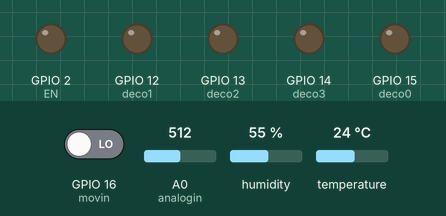
Simulated run of this sketch. Board: ESP8266 (NodeMCU). On the bench: output pins drawn as LEDs (lit = HIGH). The inputs (shaded band) are chosen by the test bench; at power-on: GPIO 16 (movin) LOW, A0 (analogin) = 512, humidity 55 %, temperature 24 °C. WiFi joins after 1.5 s; servers stay silent unless stated; what the sketch prints to the serial monitor is not drawn.

Above: at 1.56 s.
At 31.6 s:
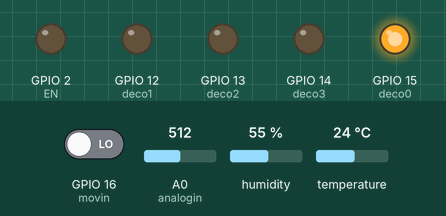
Timing chart, 0 to 79.8 s (numbered marks = the images above):
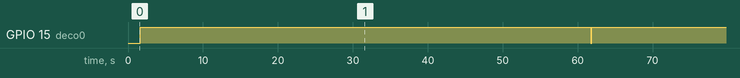

The sketch:

conexionBD.ino
```cpp
/*
  pyme escuadron alfa lobo dinamita buena onda

*/

#include <ESP8266WiFi.h>
#include <ESP8266HTTPClient.h>
#include <WiFiClient.h>


#include "DHT.h"        // para sensor de humedad y temperatura
#define DHTTYPE DHT11   // objeto de tipo DHT11
// PINES
const int DHTPin = 5;  //Comunicación de datos en el pin 5 (GPIO 5 -- D1)
const int movin = 16; //pin digital D0 lectura del sensor de movimiento
const char analogin = A0; //entrada del mx

//PINES DENTRADA AL MULTIPLEXER
const int sigin = 0;//corresponde al pin D3 salida del mx

const int deco0 = 15;//corresponde al pin D8
const int deco1 = 12;//corresponde al pin D6
const int deco2 = 13;//corresponde al pin D7
const int deco3 = 14;//corresponde al pin D5

//const int SLALT = 4;//corresponde al pin D2

const int EN = 2;//corresponde al pin D4

//variables para el acondicionamieto de variables a transmitir
int contmin = 0, mov = 0;//contmin lleva la cuenta de los minutos
float arrhum[30], promhum, sumhum;
float arrgas[30], promgas, sumgas;
float arrc[30], promc, sumc;
float arrtemp[30], promtemp, sumtemp;


// Iniciando sensor
DHT dht(DHTPin, DHTTYPE);
// Variables temporales
static float celsiusTemp;
static float fahrenheitTemp;
static float humidityTemp;
static float movimiento;
static float gasNatural;
static float CO2;


// Replace with your network credentials
const char* ssid     = "SPEEDY-A4B201";
const char* password = "12345678";

// REPLACE with your Domain name and URL path or IP address with path
const char* serverName = "http://sensorcasasj.000webhostapp.com/post-esp-data.php";

// Keep this API Key value to be compatible with the PHP code provided in the project page.
// If you change the apiKeyValue value, the PHP file /post-esp-data.php also needs to have the same key
String apiKeyValue = "tPmAT5Ab3j7F9";


//String sensorName = "dht11";
//String sensorLocation = "casa";


void setup() {
  Serial.begin(115200);

  dht.begin();//humedad y temperatura

  //setup de los pines
  pinMode(movin, INPUT); //pin digital 7 entradada sensor mov
  //mx
  pinMode(sigin, INPUT);
  pinMode(deco0, OUTPUT);
  pinMode(deco1, OUTPUT);
  pinMode(deco2, OUTPUT);
  pinMode(deco3, OUTPUT);
  pinMode(EN, OUTPUT);

  WiFi.begin(ssid, password);
  Serial.println("Connecting");
  while (WiFi.status() != WL_CONNECTED) {
    delay(500);
    Serial.print(".");
  }
  Serial.println("");
  Serial.print("Connected to WiFi network with IP Address: ");
  Serial.println(WiFi.localIP());

}

void loop() {
 // Check WiFi connection status
  if (WiFi.status() == WL_CONNECTED) {
    HTTPClient http;
    WiFiClient client;


    //************SENSADO Y VERIFICACION DE LECTURAS CONFIABLES**********************//

    //SENSADO DE HUMEDAD Y TEMPERATURA
    //lectura de humedad
    float h = dht.readHumidity();

    if (isnan(h) || h > 90 || h < 20  ) {//verifica que el valor sea un numero y que este dentro del rango de lectura del sensor
      //no se guarda el dato
      Serial.println("lectura de humedad erronea");
    } else {
      //corro los valores en el arreglo
      for (int i = 0; i < 29; i++) { //recorro hasta el último menos uno(actualizo arreglo)
        arrhum[i] = arrhum[i + 1];
      }
      arrhum[29] = h;
    }


    // Leyendo temperatura en Celsius (es la unidad de medición por defecto)
    celsiusTemp = dht.readTemperature();

    if (isnan(celsiusTemp) || celsiusTemp > 50 || celsiusTemp < 0  ) {
      //no se guarda el dato
      Serial.println("lectura de temperatura erronea");
    } else {
      //corro los valores en el arreglo
      for (int i = 0; i < 29; i++) { //recorro hasta el último menos uno
        arrtemp[i] = arrtemp[i + 1];
      }
      arrtemp[29] = celsiusTemp;
    }


    //SENSADO DE MOVIMIENTO
    int estadomov = (digitalRead(movin));

    if (estadomov == 1) {
      mov = 1;
    }


    //ENTRADA ANALÓGICA
    digitalWrite(EN, LOW); //habilitacion del multiplexer activo en bajo


    //SENSADO DE GAS NATURAL
    //Elijo la entrada del mx C0, correspondiente al sensor MQ4
    digitalWrite(deco0, LOW);
    digitalWrite(deco1, LOW);
    digitalWrite(deco2, LOW);
    digitalWrite(deco3, LOW);
    delay(50);// espero a que la salida sea estable
    int gascad = analogRead(analogin);
    float gasten = (gascad * 3.3) / 1024;
    gasNatural = 661.4 * (gasten * gasten * gasten) - 2514.4 * (gasten * gasten) + 2669.3 * gasten - 12.7; //ecuación para sensor de gas natural
    delay(50);// espero lectura sea confiable
//      SENSOR DE GAS BUTANO AJUSTE DE VALORES mq6 ---> ("JDG")/*************/
//    int gasBcad = analogRead(analogin);
//    float gasBten = (gasBten*3.3)/1024;
//    gasNatural = 45*(gasBten*gasBten*gasBten*gasBten*gasBten*gasBten*gasBten) - 672*(gasBten*gasBten*gasBten*gasBten*gasBten*gasBten) + 3979*(gasBten*gasBten*gasBten*gasBten*gasBten) - 11956*(gasBten*gasBten*gasBten*gasBten) + 19222*(gasBten*gasBten*gasBten) - 15692*(gasBte*gasBten) + 5313 *(gasBten);
//    delay(50);
// if (isnan(gasNatural) || gasNatural < 300 || gasNatural > 10000  ) {
//      //no se guarda el dato
//      Serial.println("error en la lectura de consentracion gas");
//    } else {
//      //corro los valores en el arreglo
//      for (int i = 0; i < 29; i++) { //recorro hasta el último menos uno
//        arrgas[i] = arrgas[i + 1];
//      }
//      arrgas[29] = gasNatural;
//    }
    /**********************/
    if (isnan(gasNatural) || gasNatural < 300 || gasNatural > 10000  ) {
      //no se guarda el dato
      Serial.println("error en la lectura de consentracion gas");
    } else {
      //corro los valores en el arreglo
      for (int i = 0; i < 29; i++) { //recorro hasta el último menos uno
        arrgas[i] = arrgas[i + 1];
      }
      arrgas[29] = gasNatural;
    }


    //SENSADO DE CO2
    //Elijo la entrada del mx C1, correspondiente al sensor MQ7
    digitalWrite(deco0, HIGH);
    digitalWrite(deco1, LOW);
    digitalWrite(deco2, LOW);
    digitalWrite(deco3, LOW);
    delay(50);// espero a que la salida sea estable
    int co2cad = analogRead(analogin);
    float co2ten = (co2cad * 3.3) / 1024;
    CO2 = - 0.7 * (co2ten * co2ten * co2ten * co2ten * co2ten* co2ten * co2ten * co2ten) + 17.9 * (co2ten * co2ten * co2ten * co2ten * co2ten * co2ten * co2ten) - 170.2 * (co2ten * co2ten * co2ten * co2ten * co2ten * co2ten) + 828.7 * (co2ten * co2ten * co2ten * co2ten *co2ten) - 2249.3 * (co2ten * co2ten * co2ten * co2ten) + 3412.5 * (co2ten * co2ten *co2ten) - 2678.1 *(co2ten * co2ten) + 849.3 * co2ten;
    delay(50);// espero lectura sea confiable
//    SENSOR DE CALIDAD DE AIRE mq135 -->> ("JDG")
//        int co2Bcad = analogRead(analogin);
//        float co2Bten = (co2Bcad*3.3)/1024;
//        CO2 = -17.3*(co2Bten*co2Bten*co2Bten*co2Bten*co2Bten*co2Bten*co2Bten)+249.3*(co2Bten*co2Bten*co2Bten*co2Bten*co2Bten*co2Bten)-1338.9*(co2Bten*co2Bten*co2Bten*co2Bten*co2Bten)+3471.7*(co2Bten*co2Bten*co2Bten*co2Bten)-4553.7*(co2Bten*co2Bten*co2Bten)+2826.5*(co2Bten*co2Bten)-562.6*(co2Bten);
//        delay(50);
//    if (isnan(CO2) || CO2 < 10 || CO2 > 1000 ) {
//      //no se guarda el dato
//      Serial.println("error en la lectura de consentracion CO2");
//    } else {
//      //corro los valores en el arreglo
//      for (int i = 0; i < 29; i++) { //recorro hasta el último menos uno
//        arrc[i] = arrc[i + 1];
//      }
//      arrc[29] = CO2;
//    }

    if (isnan(CO2) || CO2 < 10 || CO2 > 500 ) {
      //no se guarda el dato
      Serial.println("error en la lectura de consentracion CO2");
    } else {
      //corro los valores en el arreglo
      for (int i = 0; i < 29; i++) { //recorro hasta el último menos uno
        arrc[i] = arrc[i + 1];
      }
      arrc[29] = CO2;
    }


  //************CALCULO DE PROMEDIOS Y TRANSMICION DE DATOS**********************//
    Serial.print("minuto: ");
    Serial.println(contmin);
    if (contmin == 29) {
      Serial.println("transmision de 30 min");
      //acondicionamiento temperatura
      for (int i = 0; i < 30; i++) {
        sumtemp = sumtemp + arrtemp[i];
      }
      promtemp = sumtemp / 30;

      //condicionamiento de humedad
      for (int i = 0; i < 30; i++) {
        sumhum = sumhum + arrhum[i];
      }
      promhum = sumhum / 30;

      //acondicionamiento de movimiento
      //solo se transmite la variable mov

      //acondicionamiento de gas
      for (int i = 0; i < 30; i++) {
        sumgas = sumgas + arrgas[i];
      }
      promgas = sumgas / 30;

     //acondicionamiento de co2
     for (int i = 0; i < 30; i++) {
        sumc = sumc + arrc[i];
      }
      promc = sumc / 30;

      // Prepare your HTTP POST request data

      String httpRequestData = "api_key=" + apiKeyValue + "&temp=" + promtemp + "&hum=" + promhum + "&mov=" + mov + "&gas=" + promgas + "&aire=" + promc + "";


      // String httpRequestData = "api_key=" + apiKeyValue + "&sensor=" + sensorName + "&location=" + sensorLocation + "&value1=" + celsiusTemp + "&value2=" + fahrenheitTemp + "&value3=" + humidityTemp + "";

      if (http.begin(serverName)) {
        Serial.println("conecto");
      } else {
        Serial.println("error");
      }
      http.addHeader("Content-Type", "application/x-www-form-urlencoded");
      int httpResponseCode = http.POST(httpRequestData);
      Serial.println(httpResponseCode);


      Serial.print("httpRequestData: ");
      Serial.println(httpRequestData);


      if (httpResponseCode > 0) {
        Serial.print("HTTP Response code: ");
        Serial.println(httpResponseCode);
      }
      else {
        Serial.print("Error code: ");
        Serial.println(httpResponseCode);
      }
      // Free resources
      http.end();

      //reinicio de sumadores y variables correspondientes
      contmin = 0;
      sumtemp = 0;
      sumhum = 0;
      mov = 0;
      sumgas = 0;
      sumc = 0;
    }
  }
  else {
    Serial.println("WiFi Disconnected");
  }
  //Send an HTTP POST request every 30 seconds
  delay(60000);//espera un minuto
  contmin++;//contador de minutos llega hasta 29
}
```

Measured:
- by itself, GPIO 15 (deco0): alternates HIGH for 60.1 s and LOW for 0.10 s
